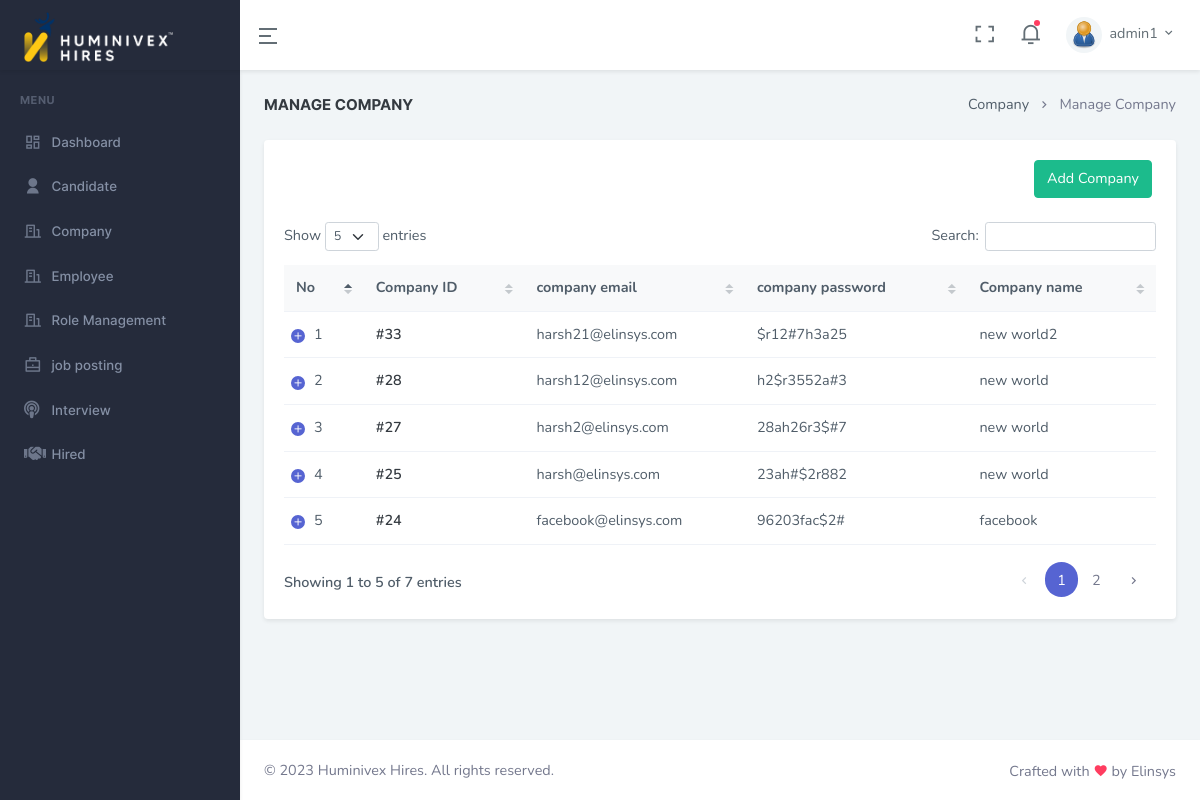
The app's page /admin/list_company.php (signed in) with its own data.
### tables this page shows
CREATE TABLE `companies` (
  `id` int(11) NOT NULL,
  `admin_id` int(11) NOT NULL COMMENT 'refer to require id',
  `user_id` int(11) NOT NULL,
  `company_name` varchar(255) NOT NULL,
  `email` varchar(255) NOT NULL,
  `password` varchar(50) NOT NULL,
  `mobile_no` varchar(15) NOT NULL,
  `industry_id` int(11) NOT NULL,
  `comapny_size` varchar(255) NOT NULL,
  `location` varchar(255) NOT NULL,
  `contact_person_name` varchar(255) NOT NULL,
  `website_url` varchar(150) NOT NULL,
  `company_over_view` text NOT NULL,
  `mission_value` varchar(255) NOT NULL,
  `current_job_openings` varchar(255) NOT NULL,
  `working_days` int(11) NOT NULL,
  `e_benifits` text NOT NULL,
  `company_culture` text NOT NULL,
  `social_responsibility` text NOT NULL,
  `diversity_inclusion` text NOT NULL,
  `testimonials` text NOT NULL,
  `additional_comments` text NOT NULL,
  `is_active` int(11) NOT NULL DEFAULT 0,
  `is_delete` int(11) NOT NULL DEFAULT 1,
  `created_at` datetime NOT NULL,
  `updated_at` datetime NOT NULL
);

### config.php (called while the page is built, shortened)
<?php
$base_url = "http://localhost/huminivexhires/";
?>

### controller/company.php (called while the page is built, shortened)
<?php
class Companies{
	public $con;
	function __construct(){
		include("../db_connect.php");
		$this->con = $con;
	}
	public function getAllComapnies(){
		$admin_id =$_SESSION['admin_id'];
		$sql = "select c.*,i.title industry_title from companies c inner join industries i on i.id = c.industry_id  where c.admin_id='{$admin_id}'  and c.is_delete = 0 order by c.id desc";
		$query = mysqli_query($this->con,$sql);
		$data = array();
		if(mysqli_num_rows($query)>0)
		{
			while($row = mysqli_fetch_assoc($query)){
				$data[] = $row;
			}
		}
		return $data;
	}
}

### admin/list_company.php (the view, shortened to what this page needs)
    <?php include_once("header.php");?>
    <?php include_once("../controller/company.php");?>
    <?php include_once("css.php");?>
    </head>
    <body data-sidebar="dark">
        <div id="layout-wrapper">
         <?php include_once("sidebar.php");?>
            <div class="main-content">
                <div class="page-content">
                    <div class="container-fluid">
                        <div class="row">
                            <div class="col-12">
                                <div class="page-title-box d-sm-flex align-items-center justify-content-between">
                                    <h4 class="mb-sm-0">Manage company</h4>
                                    <div class="page-title-right">
                                        <ol class="breadcrumb m-0">
                                            <li class="breadcrumb-item"><a href="<?php echo $base_url;?>admin/list_company.php">Company</a></li>
                                            <li class="breadcrumb-item active">Manage Company</li>
                                        </ol>
                                    </div>
                                </div>
                            </div>
                        </div>
                        <div class="row">
                            <div class="col-lg-12">
                                <div class="card">
                                    <div class="card-body">
                                        <div class="col-sm-12 mt-0 mb-4 text-end">
                                            <a href="<?php echo $base_url.'admin/add_company.php';?>" class="btn btn-success waves-effect waves-light me-1">Add Company</a>
                                        </div>
                                        <div class="table-responsive">
                                            <table class="table table-centered datatable dt-responsive nowrap" data-bs-page-length="10" style="border-collapse: collapse; border-spacing: 0; width: 100%;">
                                                <thead class="table-light">
                                                    <tr>
                                                        <th>No</th>
                                                        <th>Company ID</th>
                                                        <th>company email</th>
                                                        <th>company password</th>
                                                        <th>Company name</th>
                                                    </tr>
                                                </thead>
                                                <tbody>
                                                    <?php
                                                        $company = new Companies();
                                                        $clist =  $company->getAllComapnies();
                                                        if(!empty($clist))
                                                        {
                                                            $count = 1;
                                                            foreach($clist as $client)
                                                            {
                                                     ?>
                                                     <tr>
                                                        <td><?php echo $count++;?></td>
                                                        <td><a href="company-details.html" class="text-dark fw-bold">#<?php echo $client['id'];?></a> </td>
                                                        <td><?php echo $client['email'];?></td>
                                                        <td><?php echo $client['password'];?></td>
                                                        <td><?php echo $client['company_name'];?></td>
                                                    </tr>
                                                     <?php
                                                            }
                                                        }
                                                    ?>
                                                </tbody>
                                            </table>
                                        </div>
                                    </div>
                                </div>
                            </div>
                        </div>
                    </div>
                </div>
                <footer class="footer">
                    <div class="container-fluid">
                        <div class="row">
                            <div class="col-sm-6">
                                © <script>document.write(new Date().getFullYear())</script> Huminivex Hires. All rights reserved.
                            </div>
                            <div class="col-sm-6">
                                <div class="text-sm-end d-none d-sm-block">
                                    Crafted with <i class="mdi mdi-heart text-danger"></i> by Elinsys
                                </div>
                            </div>
                        </div>
                    </div>
                </footer>
            </div>
        </div>
    </body>
</html>

### records on screen
companies: id "33", email "harsh21@elinsys.com", password "$r12#7h3a25", company_name "new world2"
companies: id "28", email "harsh12@elinsys.com", password "h2$r3552a#3", company_name "new world"
companies: id "27", email "harsh2@elinsys.com", password "28ah26r3$#7", company_name "new world"
companies: id "25", email "harsh@elinsys.com", password "23ah#$2r882", company_name "new world"
companies: id "24", email "facebook@elinsys.com", password "96203fac$2#", company_name "facebook"

### other values on screen
$_SESSION['recruiter'] "admin1"
